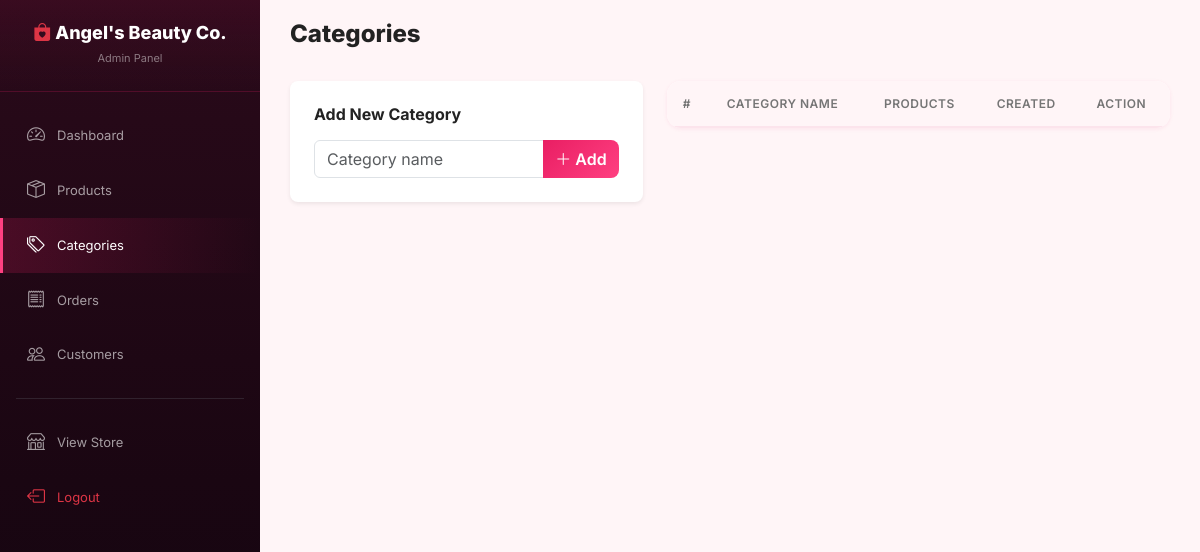
Before: /admin/categories.php (signed in) with the older database file.
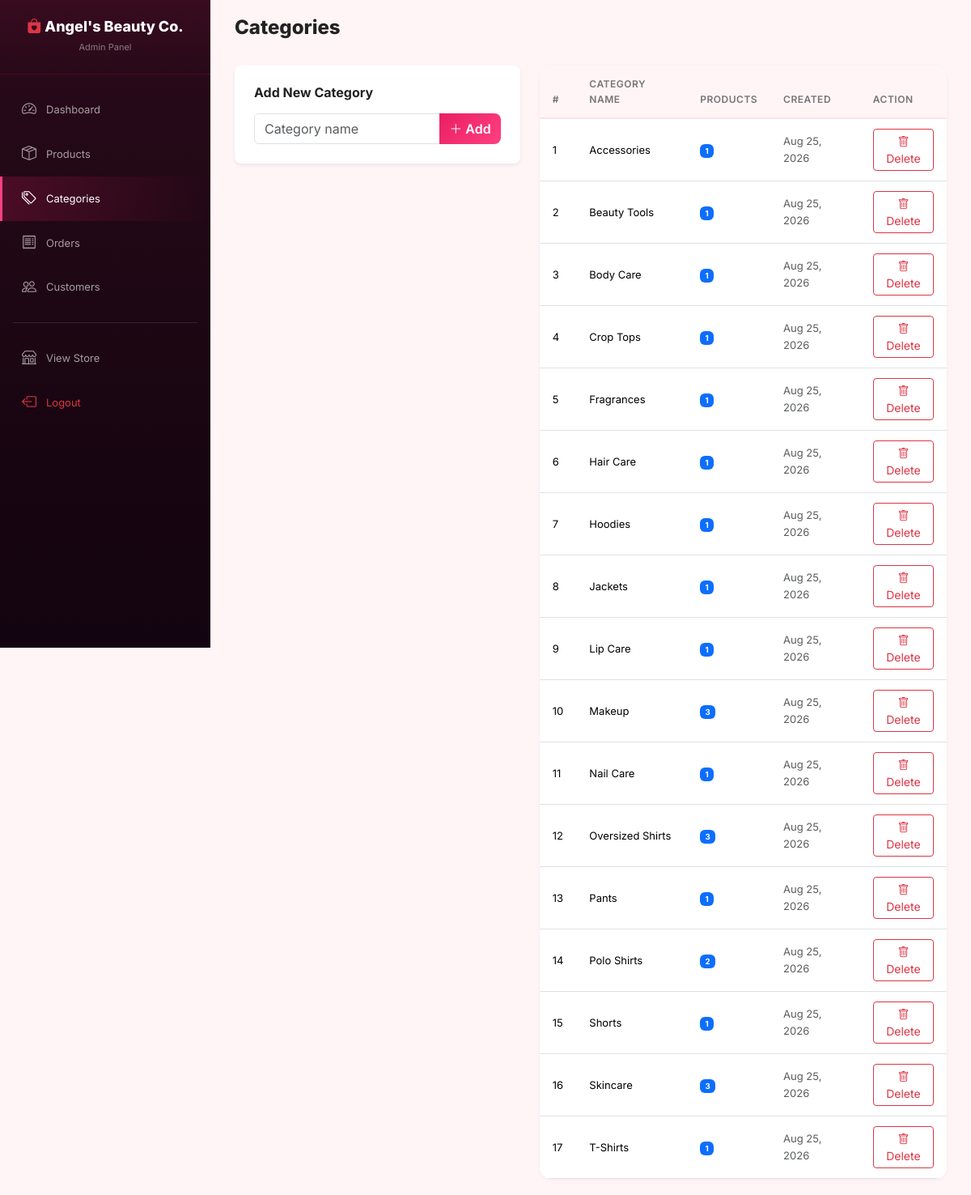
After: the same page with the newer database file.
### tables this page shows
CREATE TABLE IF NOT EXISTS categories (
    id INT AUTO_INCREMENT PRIMARY KEY,
    category_name VARCHAR(100) NOT NULL UNIQUE,
    icon VARCHAR(50) DEFAULT NULL,
    created_at TIMESTAMP DEFAULT CURRENT_TIMESTAMP
);

### admin/categories.php (the view, shortened to what this page needs)
<?php
require_once __DIR__ . '/../includes/db.php';
$categories = $pdo->query("SELECT c.*, (SELECT COUNT(*) FROM products p WHERE p.category_id = c.id) as product_count FROM categories c ORDER BY c.category_name")->fetchAll();
require_once __DIR__ . '/../includes/header.php';
require_once __DIR__ . '/includes/sidebar.php';
?>
<div class="admin-content">
    <div class="admin-header">
        <h2>Categories</h2>
    </div>
    <div class="row g-4">
        <div class="col-lg-5">
            <div class="bg-white rounded-3 shadow-sm p-4">
                <h6 class="fw-bold mb-3">Add New Category</h6>
                <form method="POST">
                    <div class="input-group">
                        <input type="text" name="category_name" class="form-control" placeholder="Category name" required>
                        <button type="submit" name="add_category" class="btn btn-shopee"><i class="bi bi-plus-lg"></i> Add</button>
                    </div>
                </form>
            </div>
        </div>
        <div class="col-lg-7">
            <div class="data-table">
                <table class="table table-hover">
                    <thead><tr><th>#</th><th>Category Name</th><th>Products</th><th>Created</th><th>Action</th></tr></thead>
                    <tbody>
                    <?php foreach ($categories as $i => $cat): ?>
                    <tr>
                        <td><?= $i + 1 ?></td>
                        <td class="fw-500"><?= htmlspecialchars($cat['category_name']) ?></td>
                        <td><span class="badge bg-primary"><?= $cat['product_count'] ?></span></td>
                        <td class="text-muted small"><?= date('M d, Y', strtotime($cat['created_at'])) ?></td>
                        <td>
                            <form method="POST" class="d-inline" onsubmit="return confirm('Are you sure you want to delete this category? All associated products will also be deleted.');">
                                <button type="submit" name="delete_category" class="btn btn-sm btn-outline-danger" title="Delete Category">
                                    <i class="bi bi-trash"></i> Delete
                                </button>
                            </form>
                        </td>
                    </tr>
                    <?php endforeach; ?>
                    </tbody>
                </table>
            </div>
        </div>
    </div>
</div>
</body></html>

### includes/header.php (shortened to what this page needs)
<!DOCTYPE html>
<html lang="en">
<head>
    <link href="https://cdn.jsdelivr.net/npm/bootstrap@5.3.2/dist/css/bootstrap.min.css" rel="stylesheet">
    <link href="https://cdn.jsdelivr.net/npm/bootstrap-icons@1.11.3/font/bootstrap-icons.css" rel="stylesheet">
    <link href="<?= BASE_URL ?>assets/css/style.css" rel="stylesheet">
</head>
<body>

### admin/includes/sidebar.php (shortened to what this page needs)
<?php
$currentPage = basename($_SERVER['PHP_SELF']);
?>
<aside class="admin-sidebar">
    <div class="sidebar-brand">
        <h4><i class="bi bi-bag-heart-fill text-danger"></i> Angel's Beauty Co.</h4>
        <small>Admin Panel</small>
    </div>
    <nav class="mt-3">
        <a href="dashboard.php" class="nav-link <?= $currentPage === 'dashboard.php' ? 'active' : '' ?>">
            <i class="bi bi-speedometer2"></i> Dashboard
        </a>
        <a href="products.php" class="nav-link <?= in_array($currentPage, ['products.php','add_product.php','edit_product.php']) ? 'active' : '' ?>">
            <i class="bi bi-box-seam"></i> Products
        </a>
        <a href="categories.php" class="nav-link <?= $currentPage === 'categories.php' ? 'active' : '' ?>">
            <i class="bi bi-tags"></i> Categories
        </a>
        <a href="orders.php" class="nav-link <?= $currentPage === 'orders.php' ? 'active' : '' ?>">
            <i class="bi bi-receipt"></i> Orders
        </a>
        <a href="customers.php" class="nav-link <?= $currentPage === 'customers.php' ? 'active' : '' ?>">
            <i class="bi bi-people"></i> Customers
        </a>
        <hr class="border-secondary mx-3">
        <a href="<?= CLIENT_URL ?>home.php" class="nav-link" target="_blank">
            <i class="bi bi-shop"></i> View Store
        </a>
        <a href="logout.php" class="nav-link text-danger">
            <i class="bi bi-box-arrow-left"></i> Logout
        </a>
    </nav>
</aside>

### assets/css/style.css (style rules this page uses)
:root { --primary: #E91E63; --primary-dark: #C2185B; --primary-deeper: #AD1457; --primary-light: #F06292; --primary-pale: #FCE4EC; --primary-glow: rgba(233, 30, 99, 0.35); --secondary: #222; --accent: #FF4081; --accent-light: #FF80AB; --bg-light: #FFF5F7; --bg-white: #fff; --text-dark: #222; --text-muted: #757575; --text-light: #999; --border: #F3D5DE; --shadow-sm: 0 1px 4px rgba(233,30,99,.08); --shadow-md: 0 4px 18px rgba(233,30,99,.13); --shadow-lg: 0 8px 36px rgba(233,30,99,.18); --shadow-glow: 0 0 20px rgba(233,30,99,.2); --radius: 8px; --radius-lg: 14px; --transition: all .28s cubic-bezier(.4,0,.2,1); --gold: #ffc107; }
* { margin:0; padding:0; box-sizing:border-box; }
body { font-family:'Inter',sans-serif; background:var(--bg-light); color:var(--text-dark); line-height:1.6; }
a { text-decoration:none; color:inherit; }
.admin-sidebar { width: 260px; background: linear-gradient(180deg, #2a0a1a 0%, #1a0612 60%, #120410 100%); min-height: 100vh; position: fixed; left: 0; top: 0; z-index: 1001; transition: var(--transition); overflow-y: auto; }
.admin-sidebar .sidebar-brand { padding: 22px 20px; text-align: center; border-bottom: 1px solid rgba(233,30,99,.15); background: linear-gradient(180deg, rgba(233,30,99,.08), transparent); }
.admin-sidebar .sidebar-brand h4 { color:#fff; font-weight:800; font-size:18px; margin:0; }
.admin-sidebar .sidebar-brand small { color:rgba(255,255,255,.45); font-size:11px; }
.admin-sidebar .nav-link { color: rgba(255,255,255,.6); padding: 13px 22px; font-size: 13px; display: flex; align-items: center; gap: 10px; transition: var(--transition); border-left: 3px solid transparent; }
.admin-sidebar .nav-link.active { color: #fff; background: linear-gradient(90deg, rgba(233,30,99,.2), transparent); border-left-color: var(--accent); }
.admin-sidebar .nav-link i { font-size:18px; width:22px; text-align:center; }
.admin-content { margin-left:260px; padding:20px 30px; min-height:100vh; background:var(--bg-light); }
.admin-header { display:flex; justify-content:space-between; align-items:center; margin-bottom:24px; }
.admin-header h2 { font-weight:800; font-size:24px; }
.data-table { background:#fff; border-radius:var(--radius-lg); box-shadow:var(--shadow-sm); overflow:hidden; }
.data-table .table { margin:0; }
.data-table .table th { background: #FFF5F7; font-size: 12px; font-weight: 600; text-transform: uppercase; color: var(--text-muted); letter-spacing: .5px; border-bottom: 2px solid var(--primary-pale); padding: 13px 16px; }
.data-table .table td { padding:12px 16px; vertical-align:middle; font-size:13px; }
.btn-shopee { background: linear-gradient(135deg, var(--primary), var(--accent)); color: #fff; border: none; font-weight: 600; transition: var(--transition); border-radius: var(--radius); }

Changed rows visible on the page:
added categories: category_name "Accessories", product_count "1", created_at "Aug 25, 2026"
added categories: category_name "Beauty Tools", product_count "1", created_at "Aug 25, 2026"
added categories: category_name "Body Care", product_count "1", created_at "Aug 25, 2026"
added categories: category_name "Crop Tops", product_count "1", created_at "Aug 25, 2026"
added categories: category_name "Fragrances", product_count "1", created_at "Aug 25, 2026"
added categories: category_name "Hair Care", product_count "1", created_at "Aug 25, 2026"
added categories: category_name "Hoodies", product_count "1", created_at "Aug 25, 2026"
added categories: category_name "Jackets", product_count "1", created_at "Aug 25, 2026"
added categories: category_name "Lip Care", product_count "1", created_at "Aug 25, 2026"
added categories: category_name "Makeup", product_count "3", created_at "Aug 25, 2026"
added categories: category_name "Nail Care", product_count "1", created_at "Aug 25, 2026"
added categories: category_name "Oversized Shirts", product_count "3", created_at "Aug 25, 2026"
added categories: category_name "Pants", product_count "1", created_at "Aug 25, 2026"
added categories: category_name "Polo Shirts", product_count "2", created_at "Aug 25, 2026"
added categories: category_name "Shorts", product_count "1", created_at "Aug 25, 2026"
added categories: category_name "Skincare", product_count "3", created_at "Aug 25, 2026"
added categories: category_name "T-Shirts", product_count "1", created_at "Aug 25, 2026"
